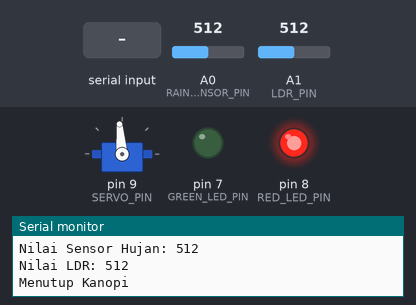
This sketch was run on a simulated Arduino Uno, built with avr-gcc and run on an emulated ATmega328P. Shown: servo, output pins drawn as LEDs (lit = HIGH), the last lines printed to the serial monitor. The inputs (shaded band) are chosen by the test bench; at power-on: A1 (LDR_PIN) = 512, A0 (RAIN_SENSOR_PIN) = 512.

Above: at 1.2 s.
1.3 s: A1 (LDR_PIN) set to 584
3.9 s: A1 (LDR_PIN) set to 613
At 6.7 s:
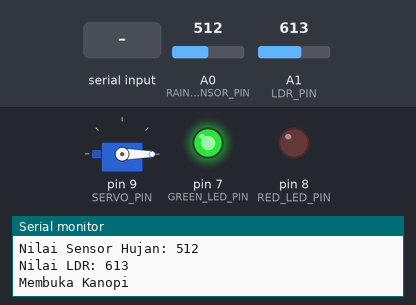
7.0 s: "C" received over Serial
At 8.02 s:
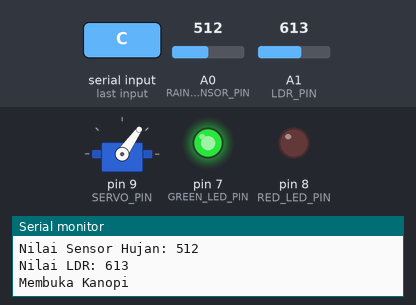
9.8 s: "O" received over Serial
At 10.79 s:
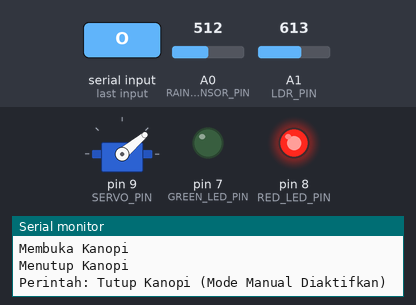
12.6 s: "c" received over Serial
At 13.8 s:
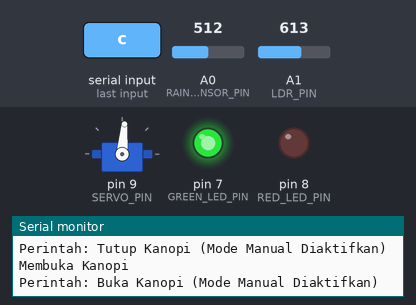
15.3 s: "o" received over Serial
At 16.58 s:
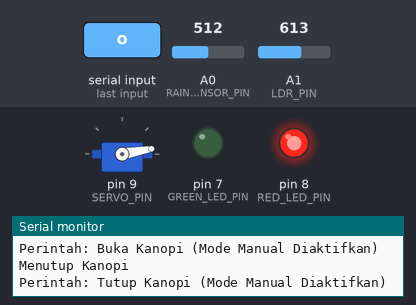
Timing chart, 0 to 18.3 s (numbered marks = the images above; inputs shaded):
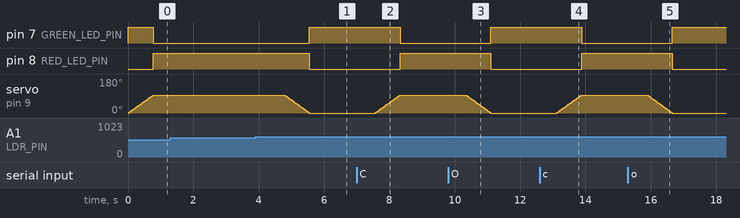

Measured:
- the behaviour switches between 600 and 601 on A1 (LDR_PIN) (found by bisection; images 0 and 1)
- after the input at 3.9 s, pin 7 (GREEN_LED_PIN): LOW → HIGH after 1.7 s; pin 8 (RED_LED_PIN): HIGH → LOW after 1.7 s; servo on pin 9 (SERVO_PIN): moves from 95° to 0° over 0.77 s, starting after 0.89 s
- after the input at 7.0 s, pin 7 (GREEN_LED_PIN): HIGH → LOW after 1.3 s; pin 8 (RED_LED_PIN): LOW → HIGH after 1.3 s; servo on pin 9 (SERVO_PIN): moves from 0° to 95° over 0.77 s, starting after 0.56 s
- after the input at 9.8 s, pin 7 (GREEN_LED_PIN): LOW → HIGH after 1.3 s; pin 8 (RED_LED_PIN): HIGH → LOW after 1.3 s; servo on pin 9 (SERVO_PIN): moves from 95° to 0° over 0.77 s, starting after 0.54 s
- after the input at 12.6 s, pin 7 (GREEN_LED_PIN): HIGH → LOW after 1.3 s; pin 8 (RED_LED_PIN): LOW → HIGH after 1.3 s; servo on pin 9 (SERVO_PIN): moves from 0° to 95° over 0.77 s, starting after 0.51 s
- after the input at 15.3 s, pin 7 (GREEN_LED_PIN): LOW → HIGH after 1.4 s; pin 8 (RED_LED_PIN): HIGH → LOW after 1.4 s; servo on pin 9 (SERVO_PIN): moves from 95° to 0° over 0.77 s, starting after 0.59 s

The sketch:

sketch_sep30a.ino
```cpp
#include <Servo.h>

// pin
const int RAIN_SENSOR_PIN = A0;
const int LDR_PIN = A1;
const int rainThreshold = 500;
const int lightThreshold = 600;  // Ambang batas untuk intensitas cahaya (dapat disesuaikan)

const int GREEN_LED_PIN = 7;     // LED hijau untuk indikasi "Kanopi Terbuka"
const int RED_LED_PIN = 8;       // LED merah untuk indikasi "Kanopi Tertutup"

Servo canopyServo;               // Membuat objek Servo untuk kanopi
const int SERVO_PIN = 9;         // Pin kontrol Servo

// Variabel status untuk melacak posisi kanopi
bool isCanopyClosed = false;

// Variabel status untuk mode kontrol
bool isManualMode = false; // Default ke Mode Otomatis

void setup() {
  pinMode(RAIN_SENSOR_PIN, INPUT);  // Atur pin sensor hujan sebagai input
  pinMode(LDR_PIN, INPUT);          // Atur pin LDR sebagai input
  pinMode(GREEN_LED_PIN, OUTPUT);   // Atur pin LED hijau sebagai output
  pinMode(RED_LED_PIN, OUTPUT);     // Atur pin LED merah sebagai output

  canopyServo.attach(SERVO_PIN);    // Sambungkan servo ke pin 9
  canopyServo.write(0);             // Mulai dengan kanopi terbuka (0 derajat)

  // Atur status awal LED
  digitalWrite(GREEN_LED_PIN, HIGH); // LED hijau menyala (kanopi terbuka)
  digitalWrite(RED_LED_PIN, LOW);    // LED merah mati (kanopi tertutup)

  Serial.begin(9600);                // Mulai komunikasi serial untuk debugging
}

void loop() {
  // Periksa perintah Bluetooth
  if (Serial.available()) {
    char command = Serial.read(); // Baca perintah yang masuk
    handleBluetoothCommand(command);
  }

  // Jalankan logika sensor hanya di Mode Otomatis
  if (!isManualMode) {
    // Baca nilai dari sensor
    int rainValue = analogRead(RAIN_SENSOR_PIN);
    int lightValue = analogRead(LDR_PIN);

    // Tampilkan nilai sensor di serial monitor
    Serial.print("Nilai Sensor Hujan: ");
    Serial.println(rainValue);
    Serial.print("Nilai LDR: ");
    Serial.println(lightValue);

    // Prioritas: Deteksi hujan mengesampingkan cahaya
    if (rainValue < rainThreshold) {
      // Hujan terdeteksi (nilai lebih kecil dari threshold)
      closeCanopy(); // Tutup kanopi jika hujan terdeteksi
    } else if (lightValue > lightThreshold && isCanopyClosed) {
      // Tidak hujan dan cahaya cukup terang
      openCanopy(); // Buka kanopi
    } else if (lightValue <= lightThreshold && !isCanopyClosed) {
      // Tidak hujan tetapi cahaya redup
      closeCanopy(); // Tutup kanopi
    }
  }

  delay(2000); // Tunggu 2 detik sebelum pembacaan berikutnya
}

// Fungsi untuk menangani perintah Bluetooth
void handleBluetoothCommand(char command) {
  if (command == 'O' || command == 'o') { // Perintah untuk membuka kanopi
    openCanopy();
    Serial.println("Perintah: Buka Kanopi (Mode Manual Diaktifkan)");
    isManualMode = true; // Beralih ke Mode Manual
  } else if (command == 'C' || command == 'c') { // Perintah untuk menutup kanopi
    closeCanopy();
    Serial.println("Perintah: Tutup Kanopi (Mode Manual Diaktifkan)");
    isManualMode = true; // Beralih ke Mode Manual
  } else if (command == 'A' || command == 'a') { // Perintah untuk beralih ke Mode Otomatis
    isManualMode = false; // Beralih ke Mode Otomatis
    Serial.println("Beralih ke Mode Otomatis");
  }
//   else {
//     Serial.println("Perintah Tidak Valid");
//   }
}

// Fungsi untuk menutup kanopi
void closeCanopy() {
  // Memaksa servo untuk bergerak ke posisi 95 derajat (tertutup)
  for (int pos = canopyServo.read(); pos <= 95; pos++) { // Mulai dari posisi saat ini
    canopyServo.write(pos);
    delay(8); // Menunggu sedikit agar gerakan servo halus
  }
  Serial.println("Menutup Kanopi");

  // Perbarui status LED
  digitalWrite(GREEN_LED_PIN, LOW);  // Matikan LED hijau
  digitalWrite(RED_LED_PIN, HIGH);   // Nyalakan LED merah

  // Setel status kanopi ke tertutup
  isCanopyClosed = true;
}

// Fungsi untuk membuka kanopi
void openCanopy() {
  // Memaksa servo untuk bergerak ke posisi 0 derajat (terbuka)
  for (int pos = canopyServo.read(); pos >= 0; pos--) { // Mulai dari posisi saat ini
    canopyServo.write(pos);
    delay(8); // Menunggu sedikit agar gerakan servo halus
  }
  Serial.println("Membuka Kanopi");

  // Perbarui status LED
  digitalWrite(GREEN_LED_PIN, HIGH); // Nyalakan LED hijau
  digitalWrite(RED_LED_PIN, LOW);    // Matikan LED merah

  // Setel status kanopi ke terbuka
  isCanopyClosed = false;
}
```
